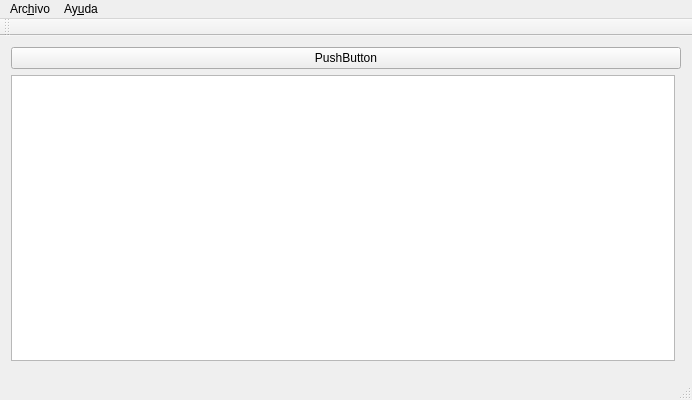
<?xml version="1.0" encoding="UTF-8"?>
<ui version="4.0">
 <class>ProgramClass</class>
 <widget class="QMainWindow" name="ProgramClass">
  <property name="geometry">
   <rect>
    <x>0</x>
    <y>0</y>
    <width>692</width>
    <height>400</height>
   </rect>
  </property>
  <property name="windowTitle">
   <string>Program</string>
  </property>
  <property name="toolButtonStyle">
   <enum>Qt::ToolButtonFollowStyle</enum>
  </property>
  <widget class="QWidget" name="centralWidget">
   <layout class="QGridLayout" name="gridLayout_2">
    <item row="0" column="0">
     <layout class="QGridLayout" name="gridLayout">
      <item row="0" column="0" rowspan="2" colspan="2">
       <widget class="QPushButton" name="pushButton">
        <property name="text">
         <string>PushButton</string>
        </property>
       </widget>
      </item>
      <item row="6" column="0">
       <widget class="QFrame" name="frame">
        <property name="frameShape">
         <enum>QFrame::StyledPanel</enum>
        </property>
        <property name="frameShadow">
         <enum>QFrame::Raised</enum>
        </property>
       </widget>
      </item>
      <item row="2" column="0">
       <widget class="QTableView" name="tableView"/>
      </item>
     </layout>
    </item>
   </layout>
  </widget>
  <widget class="QMenuBar" name="menuBar">
   <property name="geometry">
    <rect>
     <x>0</x>
     <y>0</y>
     <width>692</width>
     <height>30</height>
    </rect>
   </property>
   <widget class="QMenu" name="menuArchivo">
    <property name="title">
     <string>Arc&amp;hivo</string>
    </property>
   </widget>
   <widget class="QMenu" name="menuAcerca">
    <property name="title">
     <string>Ay&amp;uda</string>
    </property>
    <addaction name="separator"/>
    <addaction name="actionAcerca"/>
   </widget>
   <addaction name="menuArchivo"/>
   <addaction name="menuAcerca"/>
  </widget>
  <widget class="QToolBar" name="mainToolBar">
   <attribute name="toolBarArea">
    <enum>TopToolBarArea</enum>
   </attribute>
   <attribute name="toolBarBreak">
    <bool>false</bool>
   </attribute>
  </widget>
  <widget class="QStatusBar" name="statusBar"/>
  <action name="actionAcerca">
   <property name="text">
    <string>Acerca</string>
   </property>
  </action>
 </widget>
 <layoutdefault spacing="6" margin="11"/>
 <resources>
  <include location="Program.qrc"/>
 </resources>
 <connections/>
</ui>
